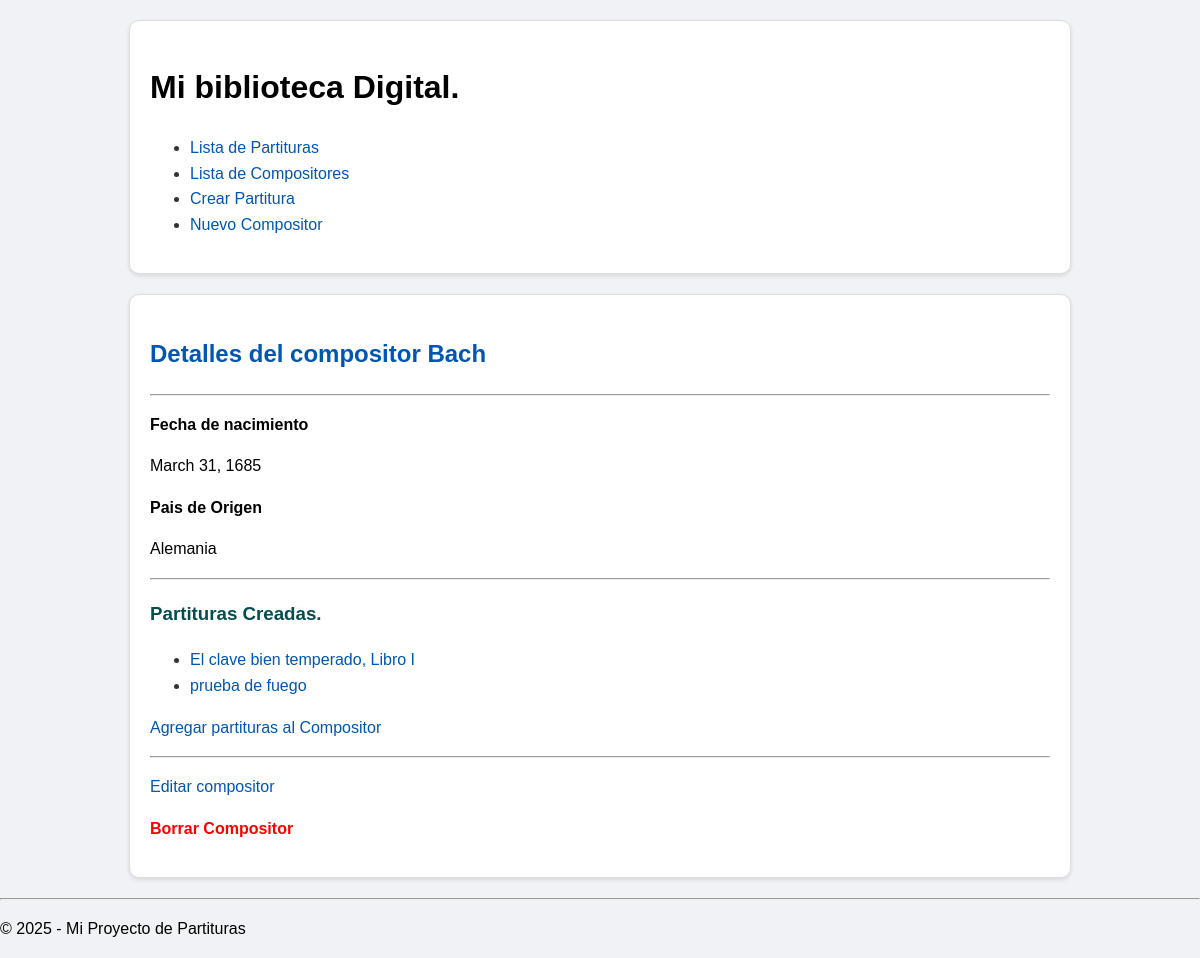
/compositores/1, run on the app's committed database.
### partiturasApp/models.py (models this page shows, shortened)
class Compositor(models.Model):
    nombre = models.CharField(max_length=100)
    apellido = models.CharField(max_length=100)
    fecha_de_nacimiento = models.DateField(null=True, blank=True)
    pais = models.CharField(max_length=100)

class Partitura(models.Model):
    nombre = models.CharField(max_length=200)
    compositor = models.ForeignKey(Compositor, on_delete=models.CASCADE, related_name='partituras')
    genero = models.CharField(max_length=50, null=True, blank=True)
    instrumento = models.ForeignKey(Instrumento, on_delete=models.PROTECT, related_name='instrumentos')
    fecha_creacion_partitura = models.DateField(null=True, blank=True)
    editorial = models.CharField(max_length=100 , null=True, blank=True)
    fecha_publicacion = models.DateField(null=True, blank=True)
    numero_opus = models.CharField(max_length=50, null=True, blank=True)
    fecha_ingreso = models.DateTimeField(auto_now_add=True)

### partiturasApp/views.py (the view)
# urls.py: path('compositores/<int:pk>', CompositorDetalle.as_view(), name='detalle_compositor'),  #Clase propia
class CompositorDetalle(DetailView):
    model = Compositor
    template_name = 'partiturasApp/compositor/detalle_compositor.html'
    context_object_name = "compositor"

### partiturasApp/templates/partiturasApp/compositor/detalle_compositor.html (shortened to what this page needs)
{% extends "partiturasApp/base.html" %}
{% block content %}
    <h2>Detalles del compositor {{ compositor.apellido }}</h2>
    <hr>
    <p><strong>Fecha de nacimiento</strong></p>
    <p>{{ compositor.fecha_de_nacimiento }}</p>
    <p><strong>Pais de Origen</strong></p>
    <p>{{ compositor.pais }}</p>
    <hr>
    <h3>Partituras Creadas.</h3>
    <ul>
        {% for p in compositor.partituras.all %}
            <li><a href='{% url "detalle_partitura" p.pk %}'>{{ p.nombre }}</a></li>
        {%empty%}
            <li>No existen partituras creadas por este compositor</li>
        {% endfor %}
    </ul>
    <p>
        <a href='{% url "crear_partitura" %}?compositor_id={{compositor.id}}'>
            Agregar partituras al Compositor
        </a>
    </p>
    <hr>
    <p>
        <a href='{% url "editar_compositor" compositor.pk %}'>Editar compositor</a>
    </p>
    <p>
        <a class='delete-link' href='{% url "borrar_compositor" compositor.pk %}'>Borrar Compositor</a>
    </p>
{% endblock content %}

### partiturasApp/static/partiturasApp/style.css (style rules this page uses)
body { background-color: #f0f2f5; font-family: Arial, Helvetica, sans-serif; font-family: sans-serif; color: #333; line-height: 1.6; margin: 0; padding:0 }
h2 { color:#0056b3; }
h3 { color:rgb(4, 78, 78); }
a { color:#0056b3; text-decoration: none; }
p { color: #000000; }
.delete-link { margin: 10px auto; color: red; font-weight: bold; }

### data on the page
Compositor: apellido "Bach", fecha_de_nacimiento "March 31, 1685", pais "Alemania"
Partitura: nombre "El clave bien temperado, Libro I"
Partitura: nombre "prueba de fuego"
